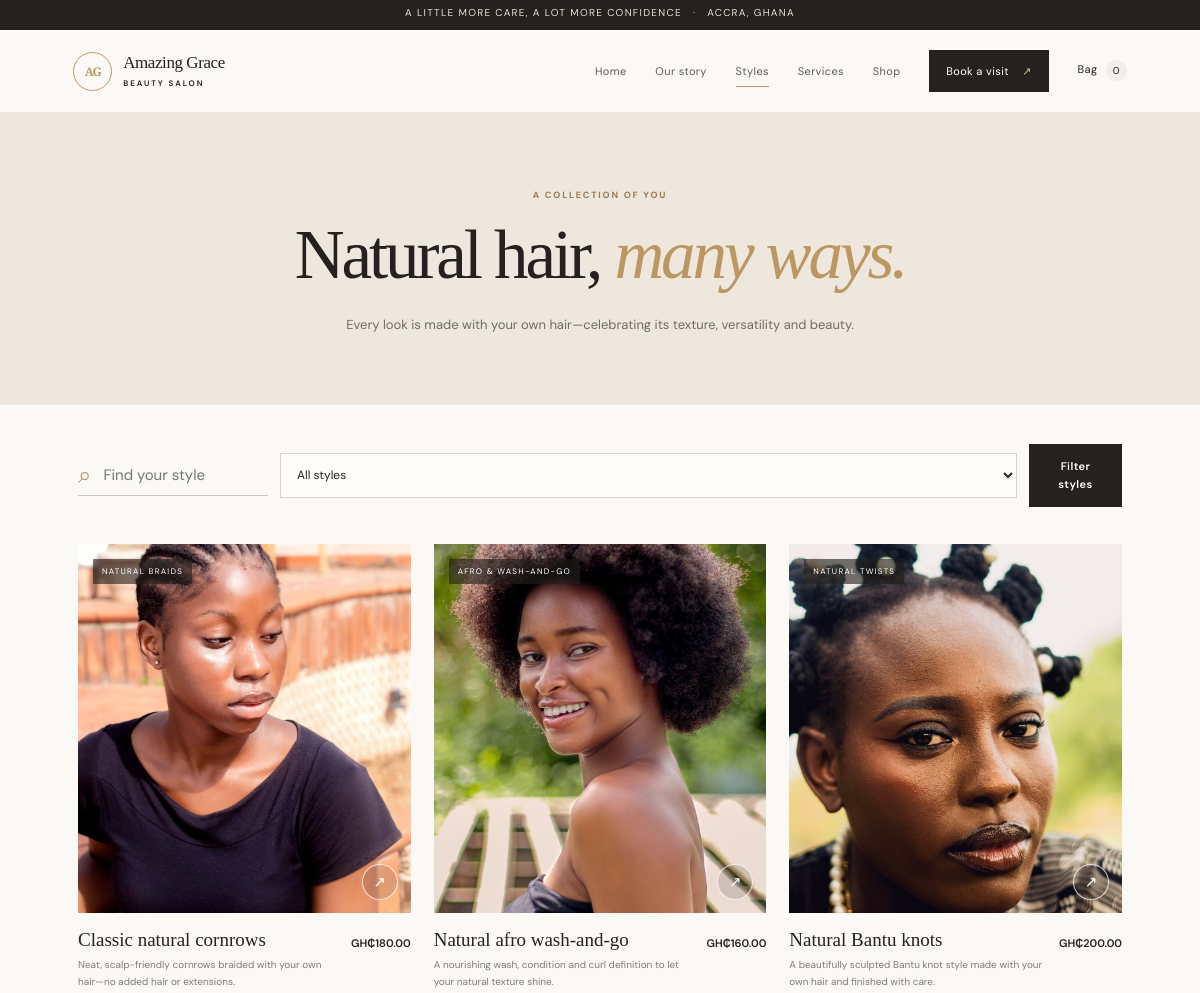
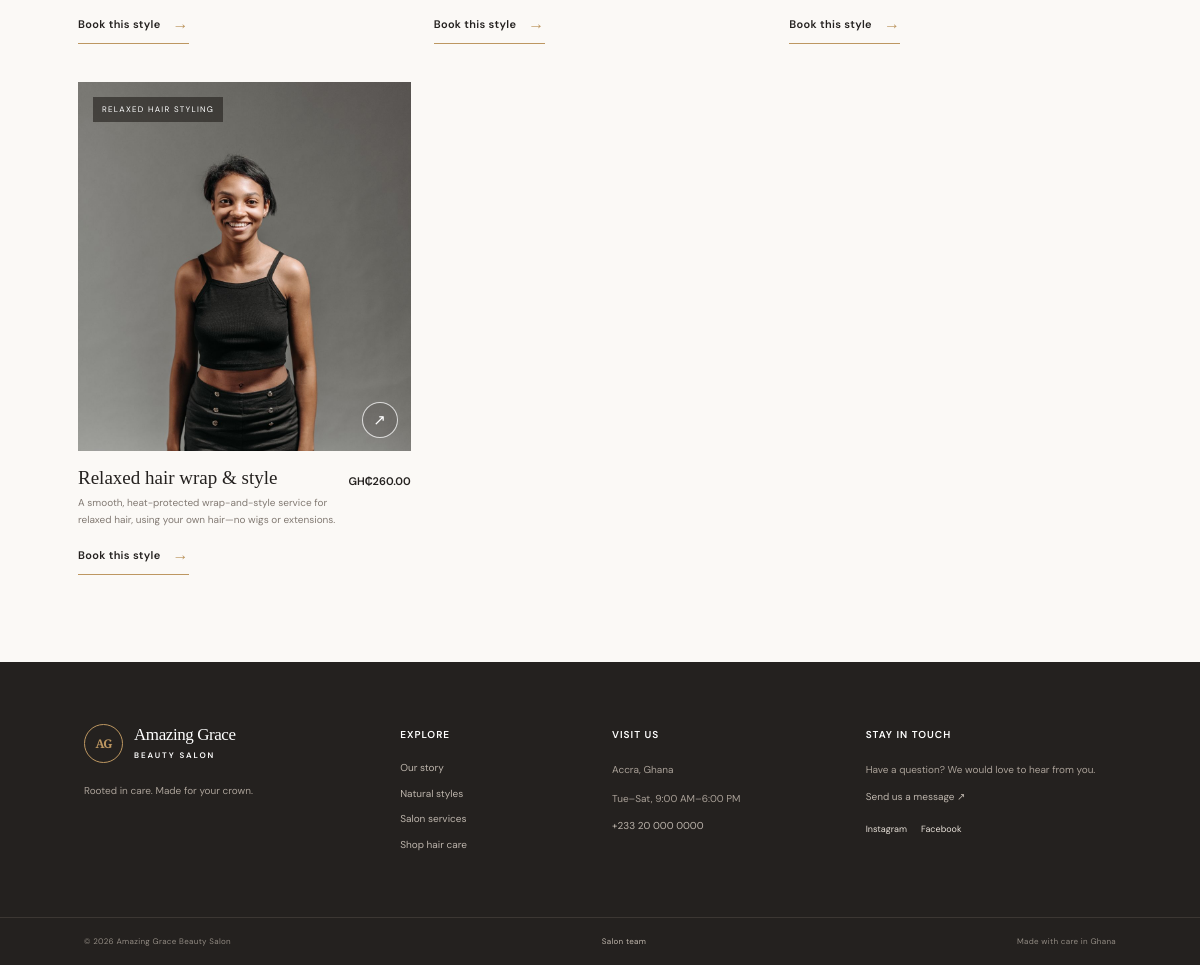
The page /index.php?page=styles on the database its author committed (2 pictures, top to bottom).
### tables this page shows
CREATE TABLE IF NOT EXISTS hairstyles (
  id BIGINT UNSIGNED AUTO_INCREMENT PRIMARY KEY,
  category_id BIGINT UNSIGNED NULL,
  name VARCHAR(150) NOT NULL,
  description TEXT NOT NULL,
  price DECIMAL(10,2) NOT NULL DEFAULT 0,
  image VARCHAR(255) NULL,
  is_featured TINYINT(1) NOT NULL DEFAULT 0,
  is_active TINYINT(1) NOT NULL DEFAULT 1,
  created_at TIMESTAMP NOT NULL DEFAULT CURRENT_TIMESTAMP,
  CONSTRAINT fk_hairstyles_category FOREIGN KEY (category_id) REFERENCES categories(id) ON DELETE SET NULL,
  INDEX idx_hairstyles_active (is_active, is_featured)
);

CREATE TABLE IF NOT EXISTS categories (
  id BIGINT UNSIGNED AUTO_INCREMENT PRIMARY KEY,
  name VARCHAR(100) NOT NULL UNIQUE,
  kind ENUM('product','style') NOT NULL DEFAULT 'product',
  created_at TIMESTAMP NOT NULL DEFAULT CURRENT_TIMESTAMP
);

CREATE TABLE IF NOT EXISTS settings (
  setting_key VARCHAR(100) PRIMARY KEY,
  setting_value TEXT NOT NULL
);

### includes/app.php (called while the page is built, shortened)
<?php
function db(): PDO
{
    static $pdo;
    if (!$pdo) {
        $dsn = 'mysql:host=' . DB_HOST . ';port=' . DB_PORT . ';dbname=' . DB_NAME . ';charset=utf8mb4';
        $options = [
            PDO::ATTR_ERRMODE => PDO::ERRMODE_EXCEPTION,
            PDO::ATTR_DEFAULT_FETCH_MODE => PDO::FETCH_ASSOC,
            PDO::ATTR_EMULATE_PREPARES => false,
        ];
        $pdo = new PDO($dsn, DB_USER, DB_PASS, $options);
    }
    return $pdo;
}
function h(?string $value): string
{
    return htmlspecialchars((string)$value, ENT_QUOTES | ENT_SUBSTITUTE, 'UTF-8');
}
function money($amount): string
{
    return APP_CURRENCY . number_format((float)$amount, 2);
}
function setting(string $key, string $default = ''): string
{
    static $settings;
    if ($settings === null) {
        $settings = [];
        foreach (db()->query('SELECT setting_key, setting_value FROM settings') as $row) {
            $settings[$row['setting_key']] = $row['setting_value'];
        }
    }
    return $settings[$key] ?? $default;
}
function cart_count(): int
{
    return array_sum(array_map('intval', $_SESSION['cart'] ?? []));
}
function image_url(?string $image, string $fallback): string
{
    if ($image) {
        $filename = basename($image);
        $directory = strpos($filename, 'seed-') === 0 ? 'assets/images/' : 'uploads/';
        return $directory . rawurlencode($filename);
    }
    return $fallback;
}

### index.php (the view, shortened to what this page needs)
<?php
require_once __DIR__ . '/includes/app.php';
$page = $_GET['page'] ?? 'home';
$pdo = db();
$fallbackImages = [
    'style'=>'assets/images/seed-natural-cornrows.jpg',
    'style2'=>'assets/images/seed-natural-bantu-knots.jpg',
    'style3'=>'assets/images/seed-natural-afro.jpg',
    'product'=>'https://images.unsplash.com/photo-1608248543803-ba4f8c70ae0b?auto=format&fit=crop&w=800&q=80',
    'product2'=>'https://images.unsplash.com/photo-1608571423902-eed4a5ad8108?auto=format&fit=crop&w=800&q=80',
    'product3'=>'https://images.unsplash.com/photo-1601049541289-9b1b7bbbfe19?auto=format&fit=crop&w=800&q=80',
];
require __DIR__ . '/includes/header.php';
?>
<?php if ($page === 'home'):
  $styles = $pdo->query('SELECT * FROM hairstyles WHERE is_active=1 ORDER BY is_featured DESC,id DESC LIMIT 3')->fetchAll();
  $products = $pdo->query('SELECT * FROM products WHERE is_active=1 AND stock>0 ORDER BY id DESC LIMIT 3')->fetchAll();
  $reviews = $pdo->query('SELECT r.*,c.name FROM reviews r JOIN customers c ON c.id=r.customer_id WHERE r.is_approved=1 ORDER BY r.created_at DESC LIMIT 3')->fetchAll();
?>
<section class="hero">
  <div class="hero-content">
    <p class="eyebrow">YOUR HAIR, YOUR CROWN</p>
    <h1>Rooted in care.<br><em>Made for your crown.</em></h1>
    <p class="hero-copy">Thoughtful natural hair care and styling for every season of your journey. Come as you are; leave feeling like yourself.</p>
    <div class="hero-actions"><a class="button button-gold" href="index.php?page=booking">Book an appointment <span>↗</span></a><a class="text-link light-link" href="index.php?page=shop">Shop hair care <span>→</span></a></div>
    <div class="hero-note"><span class="note-line"></span><span>Natural hair. Genuine care.<br><b>Accra, Ghana</b></span></div>
  </div>
  <div class="hero-visual"><div class="hero-photo"></div><div class="hero-photo-tag"><span>01 / 03</span><strong>Beauty in every coil.</strong></div><div class="hero-seal"><span>CARE</span><b>✳</b><span>CONFIDENCE</span></div></div>
  <div class="hero-index">EST. WITH LOVE · ACCRA</div>
</section>
<section class="intro section-wrap">
  <div class="intro-side"><p class="eyebrow">A SALON THAT SEES YOU</p><span class="section-number">01 — 04</span></div>
  <div class="intro-main"><h2>Healthy hair is a <em>beautiful thing.</em></h2><p>At Amazing Grace, we believe your hair deserves more than a style. It deserves patience, expertise, and a little bit of grace. From nourishing treatments to looks that feel like you, we care for natural and relaxed hair with intention.</p><a class="text-link" href="index.php?page=about">Get to know us <span>→</span></a></div>
  <div class="intro-mark">AG<span>✳</span></div>
</section>
<section class="styles-section section-pad">
  <div class="section-heading"><div><p class="eyebrow">MADE WITH YOUR OWN HAIR</p><h2>Styles that feel <em>like you.</em></h2></div><a class="text-link" href="index.php?page=styles">Explore all styles <span>→</span></a></div>
  <div class="style-grid">
    <?php foreach ($styles as $i=>$style): ?><a class="style-card" href="index.php?page=booking&style=<?= (int)$style['id'] ?>"><div class="style-image"><img src="<?= h(image_url($style['image'], $fallbackImages['style' . ($i ? (string)($i+1) : '')] ?? $fallbackImages['style'])) ?>" alt="<?= h($style['name']) ?>" loading="lazy"><span class="image-index">0<?= $i+1 ?></span><span class="round-arrow">↗</span></div><div class="card-caption"><div><h3><?= h($style['name']) ?></h3><p><?= h(mb_strimwidth($style['description'], 0, 68, '…')) ?></p></div><strong><?= money($style['price']) ?></strong></div></a><?php endforeach; ?>
    <?php if (!$styles): ?><p class="empty-note">Our style collection is being curated. Check back soon.</p><?php endif; ?>
  </div>
</section>
<section class="promise-band"><div class="promise-image"></div><div class="promise-copy"><p class="eyebrow">CARE THAT STARTS AT THE ROOT</p><h2>Good hair days begin with <em>good care.</em></h2><p>Gentle ingredients, trusted essentials, and a routine made just for your hair. Discover the little things that make a lasting difference.</p><a class="button button-outline-light" href="index.php?page=shop">Shop our essentials <span>↗</span></a></div><div class="promise-stamp">NOURISH<br>YOUR ROOTS</div></section>
<section class="products-section section-pad"><div class="section-heading"><div><p class="eyebrow">A LITTLE LOVE FOR YOUR ROUTINE</p><h2>Good things for <em>good hair.</em></h2></div><a class="text-link" href="index.php?page=shop">Shop all products <span>→</span></a></div>
<div class="product-grid"><?php foreach ($products as $i=>$product): ?><article class="product-card"><a class="product-image" href="index.php?page=shop"><img src="<?= h(image_url($product['image'], $fallbackImages['product' . ($i ? (string)($i+1) : '')] ?? $fallbackImages['product'])) ?>" alt="<?= h($product['name']) ?>" loading="lazy"><span><?= (int)$product['stock'] < 5 ? 'LOW STOCK' : 'SALON PICK' ?></span></a><div class="product-info"><div><h3><?= h($product['name']) ?></h3><p><?= h(mb_strimwidth($product['description'], 0, 56, '…')) ?></p></div><strong><?= money($product['price']) ?></strong></div><form action="actions.php" method="post"><input type="hidden" name="csrf_token" value="<?= h(csrf_token()) ?>"><input type="hidden" name="action" value="cart_add"><input type="hidden" name="product_id" value="<?= (int)$product['id'] ?>"><button class="add-bag" type="submit">Add to bag <span>+</span></button></form></article><?php endforeach; ?><?php if (!$products): ?><p class="empty-note">Our shop is being restocked. Please check again soon.</p><?php endif; ?></div></section>
<section class="visit-band"><div><p class="eyebrow">YOUR NEXT GOOD HAIR DAY</p><h2>Come in as you are.<br><em>Leave feeling amazing.</em></h2></div><a class="button button-gold" href="index.php?page=booking">Find your appointment <span>↗</span></a></section>
<section class="reviews-section section-pad"><div class="section-heading"><div><p class="eyebrow">KIND WORDS, FROM OUR CHAIRS</p><h2>It feels good to <em>feel good.</em></h2></div><a class="text-link" href="index.php?page=account">Share your experience <span>→</span></a></div><div class="review-grid"><?php foreach ($reviews as $review): ?><article class="review-card"><div class="stars"><?= str_repeat('★', (int)$review['rating']) ?><span><?= str_repeat('☆', 5-(int)$review['rating']) ?></span></div><blockquote>“<?= h($review['comment']) ?>”</blockquote><p class="review-author"><?= h($review['name']) ?> <span>· Salon guest</span></p></article><?php endforeach; ?><?php if (!$reviews): ?><article class="review-card review-invite"><div class="stars">★★★★★</div><blockquote>“A little more care, a lot more confidence.”</blockquote><p class="review-author">The Amazing Grace promise</p></article><?php endif; ?></div></section>
<?php elseif ($page === 'styles'):
  $where = ['h.is_active=1']; $params = [];
  $stmt=$pdo->prepare('SELECT h.*,c.name AS category_name FROM hairstyles h LEFT JOIN categories c ON c.id=h.category_id WHERE '.implode(' AND ',$where).' ORDER BY h.is_featured DESC,h.name');
  $stmt->execute($params); $styles=$stmt->fetchAll();
?>
<section class="page-hero compact-hero"><p class="eyebrow">A COLLECTION OF YOU</p><h1>Natural hair, <em>many ways.</em></h1><p>Every look is made with your own hair—celebrating its texture, versatility and beauty.</p></section>
<section class="listing-section section-pad"><form class="filter-bar" method="get"><label class="search-field"><span>⌕</span><input type="search" name="q" placeholder="Find your style" value="<?= h($_GET['q'] ?? '') ?>"></label><select name="category" aria-label="Filter by style category"><option value="">All styles</option></select><button class="button button-dark" type="submit">Filter styles</button></form>
<div class="style-grid listing-grid"><?php foreach($styles as $i=>$style): ?><article class="style-card"><a href="index.php?page=booking&style=<?= (int)$style['id'] ?>"><div class="style-image"><img src="<?= h(image_url($style['image'], $fallbackImages['style'.(($i%2)+1)] ?? $fallbackImages['style'])) ?>" alt="<?= h($style['name']) ?>" loading="lazy"><span class="image-index"><?= h($style['category_name'] ?? 'NATURAL STYLE') ?></span><span class="round-arrow">↗</span></div></a><div class="card-caption"><div><h3><?= h($style['name']) ?></h3><p><?= h($style['description']) ?></p></div><strong><?= money($style['price']) ?></strong></div><a class="text-link" href="index.php?page=booking&style=<?= (int)$style['id'] ?>">Book this style <span>→</span></a></article><?php endforeach; ?><?php if(!$styles): ?><p class="empty-note">No styles match your search just yet.</p><?php endif; ?></div></section>
<?php endif; ?>
<?php require __DIR__ . '/includes/footer.php'; ?>

### includes/header.php (shortened to what this page needs)
<?php
$currentPage = $_GET['page'] ?? 'home';
?>
<!doctype html>
<html lang="en">
<head>
  <link rel="stylesheet" href="assets/css/style.css">
</head>
<body>
<div class="announcement">A little more care, a lot more confidence <span>·</span> Accra, Ghana</div>
<header class="site-header">
  <div class="header-inner">
    <a class="brand" href="index.php" aria-label="Amazing Grace Beauty Salon home"><span class="brand-mark">AG</span><span>Amazing Grace<small>BEAUTY SALON</small></span></a>
    <nav class="main-nav" aria-label="Main navigation">
      <a class="<?= $currentPage === 'home' ? 'active' : '' ?>" href="index.php">Home</a>
      <a class="<?= $currentPage === 'about' ? 'active' : '' ?>" href="index.php?page=about">Our story</a>
      <a class="<?= $currentPage === 'styles' ? 'active' : '' ?>" href="index.php?page=styles">Styles</a>
      <a class="<?= $currentPage === 'services' ? 'active' : '' ?>" href="index.php?page=services">Services</a>
      <a class="<?= in_array($currentPage, ['shop','cart'], true) ? 'active' : '' ?>" href="index.php?page=shop">Shop</a>
      <a class="nav-book" href="index.php?page=booking">Book a visit <span>↗</span></a>
      <a class="cart-link" href="index.php?page=cart" aria-label="Shopping cart">Bag <span><?= cart_count() ?></span></a>
    </nav>
  </div>
</header>
<main>

### includes/footer.php (shortened to what this page needs)
</main>
<footer class="site-footer">
  <div class="footer-main">
    <div class="footer-brand"><a class="brand" href="index.php"><span class="brand-mark">AG</span><span>Amazing Grace<small>BEAUTY SALON</small></span></a><p>Rooted in care. Made for your crown.</p></div>
    <div><h3>Explore</h3><a href="index.php?page=about">Our story</a><a href="index.php?page=styles">Natural styles</a><a href="index.php?page=services">Salon services</a><a href="index.php?page=shop">Shop hair care</a></div>
    <div><h3>Visit us</h3><p><?= h(setting('salon_address', 'Accra, Ghana')) ?></p><p><?= h(setting('salon_hours', 'Tue–Sat, 9:00 AM–6:00 PM')) ?></p><a href="tel:<?= h(preg_replace('/[^+0-9]/', '', setting('salon_phone', '+233 20 000 0000'))) ?>"><?= h(setting('salon_phone', '+233 20 000 0000')) ?></a></div>
    <div><h3>Stay in touch</h3><p>Have a question? We would love to hear from you.</p><a href="index.php?page=contact">Send us a message ↗</a><div class="social-links"><a href="https://instagram.com" aria-label="Instagram">Instagram</a><a href="https://facebook.com" aria-label="Facebook">Facebook</a></div></div>
  </div>
  <div class="footer-bottom"><span>© <?= date('Y') ?> Amazing Grace Beauty Salon</span><a href="index.php?page=admin-login">Salon team</a><span>Made with care in Ghana</span></div>
</footer>
</body></html>

### rows shown on the page
hairstyles: image (picture), category.name "NATURAL BRAIDS", name "Classic natural cornrows", description "Neat, scalp-friendly cornrows braided with your own hair—no added hair or extensions.", price "GH₵180.00"
hairstyles: image (picture), category.name "AFRO & WASH-AND-GO", name "Natural afro wash-and-go", description "A nourishing wash, condition and curl definition to let your natural texture shine.", price "GH₵160.00"
hairstyles: image (picture), category.name "NATURAL TWISTS", name "Natural Bantu knots", description "A beautifully sculpted Bantu knot style made with your own hair and finished with care.", price "GH₵200.00"
hairstyles: image (picture), category.name "RELAXED HAIR STYLING", name "Relaxed hair wrap & style", description "A smooth, heat-protected wrap-and-style service for relaxed hair, using your own hair—no wigs or extensions.", price "GH₵260.00"
settings: setting_key "+233 20 000 0000"

### other values the page prints
cart_count() "0"
setting('salon_address', 'Accra, Ghana') "Accra, Ghana"
setting('salon_hours', 'Tue–Sat, 9:00 AM–6:00 PM') "Tue–Sat, 9:00 AM–6:00 PM"
